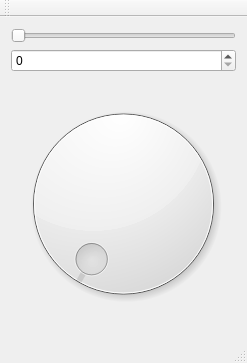
<?xml version="1.0" encoding="UTF-8"?>
<ui version="4.0">
 <class>MainWindow</class>
 <widget class="QMainWindow" name="MainWindow">
  <property name="geometry">
   <rect>
    <x>0</x>
    <y>0</y>
    <width>247</width>
    <height>363</height>
   </rect>
  </property>
  <property name="windowTitle">
   <string>MainWindow</string>
  </property>
  <widget class="QWidget" name="centralWidget">
   <layout class="QVBoxLayout" name="verticalLayout">
    <item>
     <widget class="QSlider" name="horizontalSlider">
      <property name="orientation">
       <enum>Qt::Horizontal</enum>
      </property>
     </widget>
    </item>
    <item>
     <widget class="QSpinBox" name="spinBox"/>
    </item>
    <item>
     <widget class="QDial" name="dial"/>
    </item>
   </layout>
  </widget>
  <widget class="QMenuBar" name="menuBar">
   <property name="geometry">
    <rect>
     <x>0</x>
     <y>0</y>
     <width>247</width>
     <height>25</height>
    </rect>
   </property>
  </widget>
  <widget class="QToolBar" name="mainToolBar">
   <attribute name="toolBarArea">
    <enum>TopToolBarArea</enum>
   </attribute>
   <attribute name="toolBarBreak">
    <bool>false</bool>
   </attribute>
  </widget>
  <widget class="QStatusBar" name="statusBar"/>
 </widget>
 <layoutdefault spacing="6" margin="11"/>
 <resources/>
 <connections>
  <connection>
   <sender>horizontalSlider</sender>
   <signal>valueChanged(int)</signal>
   <receiver>spinBox</receiver>
   <slot>setValue(int)</slot>
   <hints>
    <hint type="sourcelabel">
     <x>41</x>
     <y>75</y>
    </hint>
    <hint type="destinationlabel">
     <x>84</x>
     <y>238</y>
    </hint>
   </hints>
  </connection>
  <connection>
   <sender>spinBox</sender>
   <signal>valueChanged(int)</signal>
   <receiver>dial</receiver>
   <slot>setValue(int)</slot>
   <hints>
    <hint type="sourcelabel">
     <x>102</x>
     <y>255</y>
    </hint>
    <hint type="destinationlabel">
     <x>300</x>
     <y>252</y>
    </hint>
   </hints>
  </connection>
  <connection>
   <sender>dial</sender>
   <signal>valueChanged(int)</signal>
   <receiver>horizontalSlider</receiver>
   <slot>setValue(int)</slot>
   <hints>
    <hint type="sourcelabel">
     <x>339</x>
     <y>202</y>
    </hint>
    <hint type="destinationlabel">
     <x>95</x>
     <y>59</y>
    </hint>
   </hints>
  </connection>
 </connections>
</ui>
